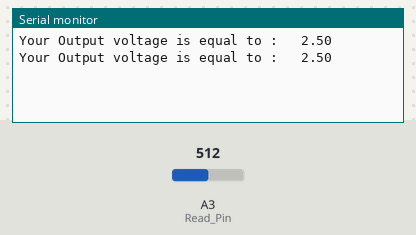
This sketch was run on a simulated Arduino Uno, built with avr-gcc and run on an emulated ATmega328P. On the bench: the last lines printed to the serial monitor. Inputs (shaded band) come from the test bench; at power-on: A3 (Read_Pin) = 512.

Above: at 1.8 s.
1.9 s: A3 (Read_Pin) set to 716
At 2.4 s:
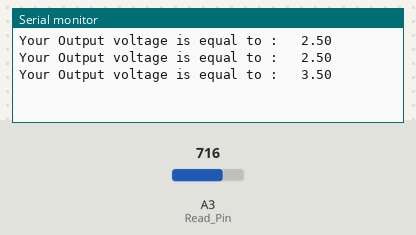
3.4 s: A3 (Read_Pin) set to 900
At 4.8 s:
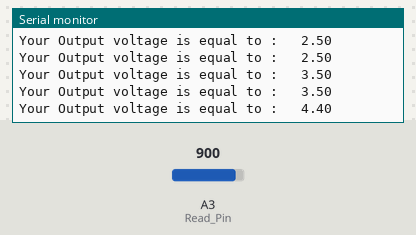
Timing chart, 0 to 6.4 s (numbered marks = the images above; inputs shaded):
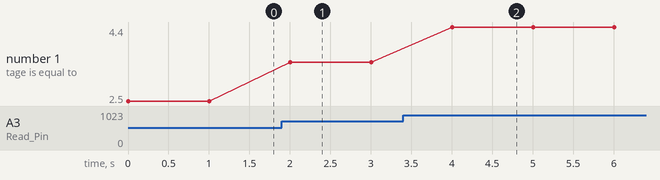

Measured:
- after the input at 1.9 s, the serial monitor: prints a new line after 0.10 s (image 1)
- after the input at 3.4 s, the serial monitor: prints a new line after 0.60 s (image 2)
- plotted number 1: 2.5 → 3.5 after the input at 1.9 s, 3.5 → 4.4 after the input at 3.4 s

The sketch:

Lesson_7_Read_Voltage_of_Potentiameter_third_leg.ino
```cpp
int Read_Pin=A3;
int delay_time=1000;
int Readed_Value;
float Voltage;
String message="Your Output voltage is equal to :   ";

void setup() {
  // put your setup code here, to run once:
pinMode(Read_Pin,INPUT);
Serial.begin(9600);

}

void loop() {
// put your main code here, to run repeatedly:
Serial.print(message);
Readed_Value = analogRead(Read_Pin);
Voltage = (5./1023.)*Readed_Value;
Serial.println(Voltage);
delay(delay_time);
}
```
